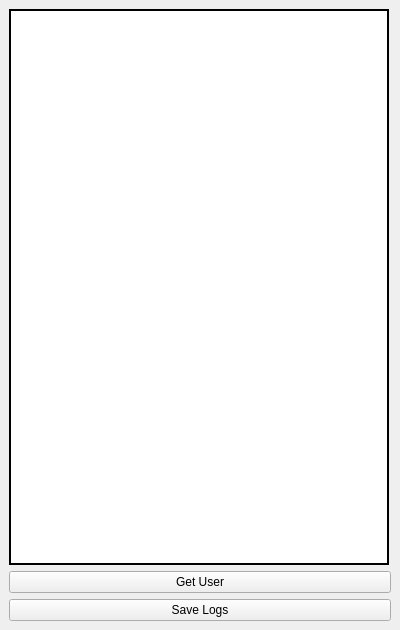
<?xml version="1.0" encoding="UTF-8"?>
<ui version="4.0">
 <class>Server</class>
 <widget class="QMainWindow" name="Server">
  <property name="geometry">
   <rect>
    <x>0</x>
    <y>0</y>
    <width>400</width>
    <height>630</height>
   </rect>
  </property>
  <property name="minimumSize">
   <size>
    <width>400</width>
    <height>630</height>
   </size>
  </property>
  <property name="maximumSize">
   <size>
    <width>400</width>
    <height>630</height>
   </size>
  </property>
  <property name="windowTitle">
   <string>Server</string>
  </property>
  <widget class="QWidget" name="centralwidget">
   <layout class="QVBoxLayout" name="verticalLayout">
    <item>
     <widget class="QTextEdit" name="textEdit">
      <property name="sizePolicy">
       <sizepolicy hsizetype="Fixed" vsizetype="Fixed">
        <horstretch>0</horstretch>
        <verstretch>0</verstretch>
       </sizepolicy>
      </property>
      <property name="minimumSize">
       <size>
        <width>350</width>
        <height>450</height>
       </size>
      </property>
      <property name="maximumSize">
       <size>
        <width>380</width>
        <height>611</height>
       </size>
      </property>
      <property name="font">
       <font>
        <family>Arial</family>
        <pointsize>12</pointsize>
        <weight>50</weight>
        <italic>true</italic>
        <bold>false</bold>
       </font>
      </property>
      <property name="focusPolicy">
       <enum>Qt::NoFocus</enum>
      </property>
      <property name="styleSheet">
       <string notr="true"/>
      </property>
      <property name="frameShape">
       <enum>QFrame::WinPanel</enum>
      </property>
      <property name="frameShadow">
       <enum>QFrame::Plain</enum>
      </property>
      <property name="undoRedoEnabled">
       <bool>false</bool>
      </property>
      <property name="readOnly">
       <bool>true</bool>
      </property>
      <property name="textInteractionFlags">
       <set>Qt::NoTextInteraction</set>
      </property>
     </widget>
    </item>
    <item>
     <widget class="QPushButton" name="pushButton_2">
      <property name="text">
       <string>Get User</string>
      </property>
     </widget>
    </item>
    <item>
     <widget class="QPushButton" name="pushButton">
      <property name="text">
       <string>Save Logs</string>
      </property>
     </widget>
    </item>
   </layout>
  </widget>
 </widget>
 <resources/>
 <connections/>
</ui>
